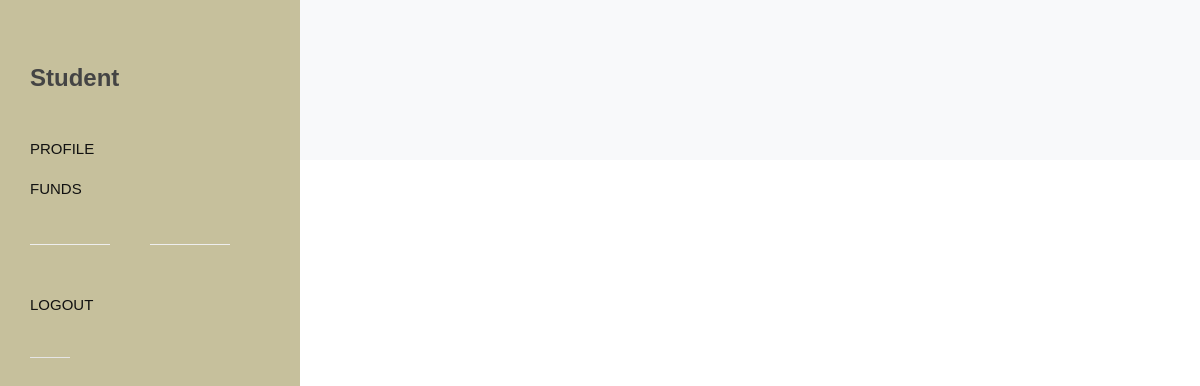
The app's page /funds (signed in), older data.
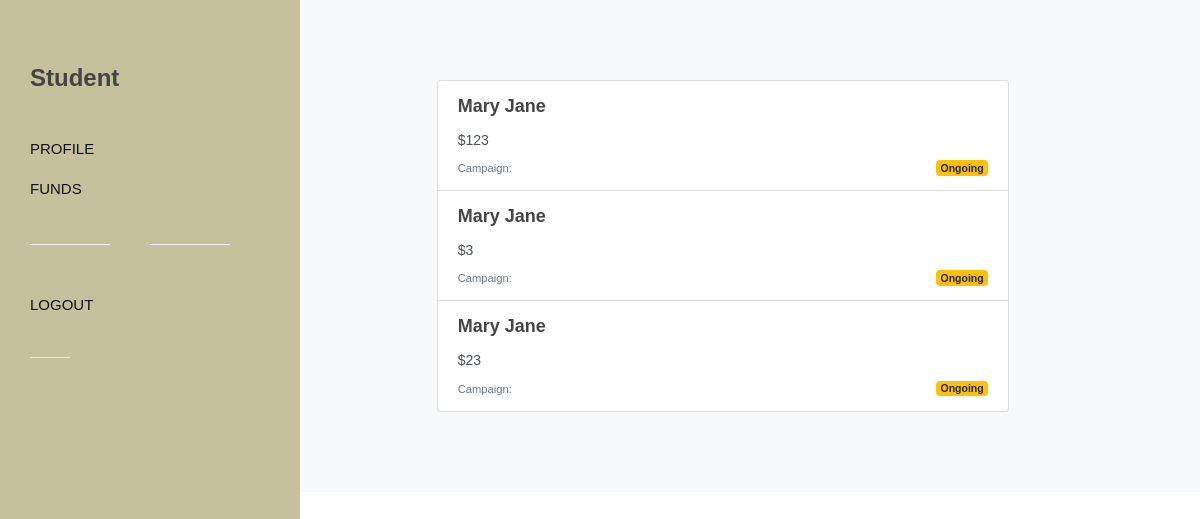
The same page, newer data.
### donate/models.py (models this page shows)
class Fund(models.Model):
    amount = models.IntegerField()
    sponsor = models.ForeignKey(Sponsor, related_name="funds", on_delete=models.CASCADE)
    student = models.ForeignKey(Student, related_name="funds", on_delete=models.CASCADE)
    created = models.DateTimeField(auto_now_add = True )
    updated = models.DateTimeField(auto_now = True)

class Sponsor(models.Model):
    first_name = models.CharField(max_length=100)
    last_name = models.CharField(max_length=100)
    user = models.OneToOneField(User, related_name="sponsor", on_delete=models.CASCADE)
    image = models.ImageField(null=True, blank=True, editable=True, upload_to="images/")
    dob = models.DateField(blank=True, null=True)
    phone = models.CharField(blank=True, max_length=15)
    email = models.EmailField(max_length=100, blank=True, null=True)
    address = models.CharField(max_length=200, blank=True, null=True)
    city = models.CharField(max_length=100, blank=True, null=True)
    country = models.CharField(max_length=100, blank=True, null=True)
    created = models.DateTimeField(auto_now_add = True )
    updated = models.DateTimeField(auto_now = True)

### donate/views.py (the view)
# urls.py: path('funds', views.funds, name='funds'),
@permission_required('donate.student', login_url='donate:student-login')
def funds(request):
    student = Student.objects.get(user = request.user)
    funds = Fund.objects.filter(student = student)
    return render(request, 'donate/funds.html', {'funds':funds})

### donate/templates/donate/funds.html (shortened to what this page needs)
{% extends 'donate/side.html' %}
{% block logo %}<h3>Student</h3>{% endblock %}
{% block nav %}
<li><a href="{% url 'donate:student' %}"><div>Profile</div></a></li>
<li><a href="{% url 'donate:funds' %}"><div>Funds</div></a></li>
<div class="divider divider-center"><a  data-scrollto="#header"><i class="icon-settings"></i></a></div>
<li><a href="{% url 'donate:student-logout' %}"><div>Logout</div></a></li>
{% endblock %}
{% block body %}
		<section id="content">
			<div class="content-wrap bg-light">
				<div class="container">
					<div class="row justify-content-center">
						<div class="col-lg-10 col-md-10">
                            <div class="right-margin list-group">
                                {% for fund in funds %}
                                <a href="{% url 'donate:spons-detail' fund.sponsor.id %}" class="leftmargin rightmargin list-group-item list-group-item-action flex-column align-items-end col-10">
                                    <div class="d-flex w-100 justify-content-between">
                                        <h4 class="mb-2">{{fund.sponsor.first_name}} {{fund.sponsor.last_name}}</h4>
                                    </div>
                                    <p class="mb-1">${{fund.amount}}</p>
                                    <small class="text-muted">Campaign: </small>
                                        {% if fund.student.crowdfund >= fund.student.fees %}
                                        <span class="badge badge-secondary float-right badge-success" style="margin-top: 3px;">Fundend</span>
                                        {% else %}
                                        <span class="badge badge-secondary float-right badge-warning" style="margin-top: 3px;">Ongoing</span>
                                        {% endif %}
                                </a>
                                {% endfor %}
                            </div>
						</div>
					</div>
				</div>
			</div>
		</section>
{% endblock %}

Row changes from the older to the newer data that the page shows:
added Fund: sponsor.first_name "Mary", sponsor.last_name "Jane", amount "123", shows "Ongoing"
added Fund: sponsor.first_name "Mary", sponsor.last_name "Jane", amount "3", shows "Ongoing"
added Fund: sponsor.first_name "Mary", sponsor.last_name "Jane", amount "23", shows "Ongoing"
